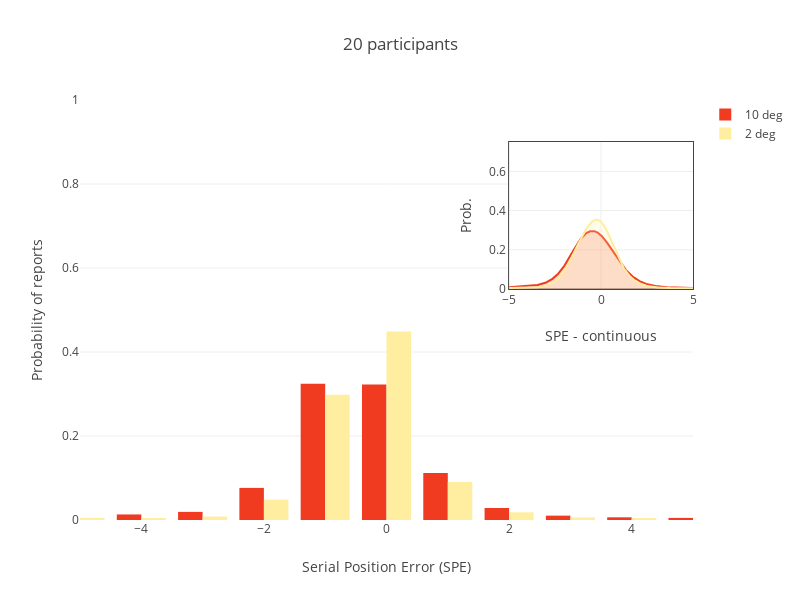

Notebook code cell kept with this figure:
### Code cell
from sklearn.neighbors import KernelDensity
from scipy.stats import gaussian_kde
trace_data = []
X_plot = np.linspace(-5, 5, 1000)
for j,e in enumerate(data['cueEccentricity1'].unique().sort(ascending=False)):
        ecc_data = data[data['cueEccentricity1']==e]
        trace_data.append(go.Histogram(x = ecc_data['responsePosRelative0'].to_numpy(), 
                                  histnorm='probability',name = str(e) + ' deg', opacity = 1, marker = dict(color = colors[1-j])))

fill_colors = ['rgba(255,237,160,0.2)', 'rgba(240,59,32,0.2)']
for j,e in enumerate(data['cueEccentricity1'].unique().sort(ascending=False)):
        ecc_data = data[data['cueEccentricity1']==e]
        X = ecc_data['responsePosRelative0'].to_numpy()
        # Gaussian KDE
        #kde = KernelDensity(kernel='gaussian').fit(X)
        kde = gaussian_kde(X)
        log_dens = kde(X_plot)
        trace_data.append(go.Scatter(x = X_plot, y = log_dens,
                                  mode='lines', fill = 'tozeroy', fillcolor = fill_colors[1-j], name = str(e) + ' deg', 
                                     line = dict(color = colors[1-j], width = 2),
                                    xaxis = 'x2',
                                    yaxis='y2',
                                    showlegend=False))


layout = go.Layout(
    barmode='group',
    width = 800,
    height = 600,
    title = str(int(len(data)/280))+' participants',
    xaxis = dict(zeroline=False, title = 'Serial Position Error (SPE)', range = [-5,5]),
    yaxis = dict(title = 'Probability of reports',zeroline=False, range = [0,1]),
    xaxis2 = dict(domain = [0.7, 1], anchor = 'y2', range = [-5,5], title = 'SPE - continuous', showline=True, mirror=True, zeroline=False),
    yaxis2 = dict(domain = [0.55, 0.9], anchor = 'x2', title = 'Prob.', range = [0,0.75],showline=True, mirror=True)
    )
    
fig = go.Figure(data=trace_data, layout=layout)
iplot(fig, filename='SPE_distributions_zoomed_in')

### Figure 1 — Plotly figure (JSON) as saved in the notebook; plotly's stock layout.template omitted (floating-point values rounded to 4 significant figures; data arrays with more than 128 entries replaced by an {"elided": "..."} marker saying what was removed)
{"data": [{"histnorm": "probability", "marker": {"color": "rgb(240,59,32)"}, "name": "10 deg", "opacity": 1, "type": "histogram", "uid": "ce35656f-eec3-411f-8006-f547a4e3fc4d", "x": {"elided": "2800 int values"}}, {"histnorm": "probability", "marker": {"color": "rgb(255,237,160)"}, "name": "2 deg", "opacity": 1, "type": "histogram", "uid": "4bbd15aa-87dd-484e-b9c1-806fc60b87f3", "x": {"elided": "2800 int values"}}, {"fill": "tozeroy", "fillcolor": "rgba(240,59,32,0.2)", "line": {"color": "rgb(240,59,32)", "width": 2}, "mode": "lines", "name": "10 deg", "showlegend": false, "type": "scatter", "uid": "a6150441-41c4-4cc1-a369-2e8cb73b904a", "x": {"elided": "1000 float values"}, "xaxis": "x2", "y": {"elided": "1000 float values"}, "yaxis": "y2"}, {"fill": "tozeroy", "fillcolor": "rgba(255,237,160,0.2)", "line": {"color": "rgb(255,237,160)", "width": 2}, "mode": "lines", "name": "2 deg", "showlegend": false, "type": "scatter", "uid": "086438f6-fcc8-41f6-a233-f2d1ad60bf56", "x": {"elided": "1000 float values"}, "xaxis": "x2", "y": {"elided": "1000 float values"}, "yaxis": "y2"}], "layout": {"barmode": "group", "height": 600, "title": {"text": "20 participants"}, "width": 800, "xaxis": {"range": [-5, 5], "title": {"text": "Serial Position Error (SPE)"}, "zeroline": false}, "xaxis2": {"anchor": "y2", "domain": [0.7, 1], "mirror": true, "range": [-5, 5], "showline": true, "title": {"text": "SPE - continuous"}, "zeroline": false}, "yaxis": {"range": [0, 1], "title": {"text": "Probability of reports"}, "zeroline": false}, "yaxis2": {"anchor": "x2", "domain": [0.55, 0.9], "mirror": true, "range": [0, 0.75], "showline": true, "title": {"text": "Prob."}}}}
